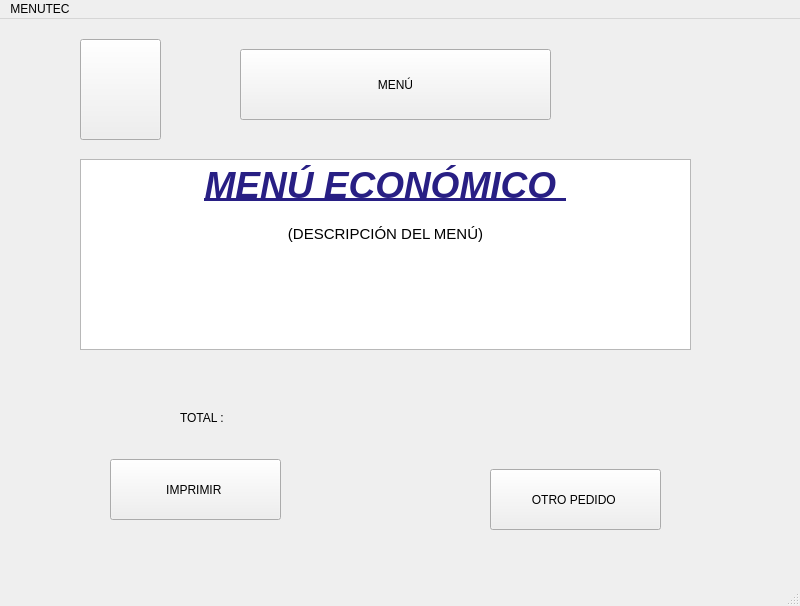
<?xml version="1.0" encoding="UTF-8"?>
<ui version="4.0">
 <class>terceraWindow</class>
 <widget class="QMainWindow" name="terceraWindow">
  <property name="geometry">
   <rect>
    <x>0</x>
    <y>0</y>
    <width>800</width>
    <height>606</height>
   </rect>
  </property>
  <property name="windowTitle">
   <string>MainWindow</string>
  </property>
  <widget class="QWidget" name="centralwidget">
   <widget class="QPushButton" name="pushButton">
    <property name="geometry">
     <rect>
      <x>240</x>
      <y>30</y>
      <width>311</width>
      <height>71</height>
     </rect>
    </property>
    <property name="text">
     <string>MENÚ</string>
    </property>
    <property name="icon">
     <iconset>
      <normaloff>../../.designer/backup/UTEC.png</normaloff>../../.designer/backup/UTEC.png</iconset>
    </property>
   </widget>
   <widget class="QPushButton" name="pushButton_2">
    <property name="geometry">
     <rect>
      <x>80</x>
      <y>20</y>
      <width>81</width>
      <height>101</height>
     </rect>
    </property>
    <property name="text">
     <string/>
    </property>
    <property name="icon">
     <iconset>
      <normaloff>../../.designer/backup/flecha-hacia-la-izquierda-antes-de-icono-4330-128.png</normaloff>../../.designer/backup/flecha-hacia-la-izquierda-antes-de-icono-4330-128.png</iconset>
    </property>
    <property name="iconSize">
     <size>
      <width>100</width>
      <height>100</height>
     </size>
    </property>
   </widget>
   <widget class="QTextEdit" name="textEdit">
    <property name="geometry">
     <rect>
      <x>80</x>
      <y>140</y>
      <width>611</width>
      <height>191</height>
     </rect>
    </property>
    <property name="html">
     <string>&lt;!DOCTYPE HTML PUBLIC &quot;-//W3C//DTD HTML 4.0//EN&quot; &quot;http://www.w3.org/TR/REC-html40/strict.dtd&quot;&gt;
&lt;html&gt;&lt;head&gt;&lt;meta name=&quot;qrichtext&quot; content=&quot;1&quot; /&gt;&lt;style type=&quot;text/css&quot;&gt;
p, li { white-space: pre-wrap; }
&lt;/style&gt;&lt;/head&gt;&lt;body style=&quot; font-family:'Ubuntu'; font-size:11pt; font-weight:400; font-style:normal;&quot;&gt;
&lt;p align=&quot;center&quot; style=&quot; margin-top:0px; margin-bottom:0px; margin-left:0px; margin-right:0px; -qt-block-indent:0; text-indent:0px;&quot;&gt;&lt;span style=&quot; font-size:28pt; font-weight:600; font-style:italic; text-decoration: underline; color:#281f84;&quot;&gt;MENÚ ECONÓMICO &lt;/span&gt;&lt;/p&gt;
&lt;p align=&quot;center&quot; style=&quot;-qt-paragraph-type:empty; margin-top:0px; margin-bottom:0px; margin-left:0px; margin-right:0px; -qt-block-indent:0; text-indent:0px; font-weight:600; font-style:italic; text-decoration: underline;&quot;&gt;&lt;br /&gt;&lt;/p&gt;
&lt;p align=&quot;center&quot; style=&quot; margin-top:0px; margin-bottom:0px; margin-left:0px; margin-right:0px; -qt-block-indent:0; text-indent:0px;&quot;&gt;(DESCRIPCIÓN DEL MENÚ)&lt;/p&gt;&lt;/body&gt;&lt;/html&gt;</string>
    </property>
   </widget>
   <widget class="QPushButton" name="pushButton_3">
    <property name="geometry">
     <rect>
      <x>110</x>
      <y>440</y>
      <width>171</width>
      <height>61</height>
     </rect>
    </property>
    <property name="text">
     <string>IMPRIMIR </string>
    </property>
   </widget>
   <widget class="QPushButton" name="pushButton_4">
    <property name="geometry">
     <rect>
      <x>490</x>
      <y>450</y>
      <width>171</width>
      <height>61</height>
     </rect>
    </property>
    <property name="text">
     <string>OTRO PEDIDO </string>
    </property>
   </widget>
   <widget class="QLabel" name="label">
    <property name="geometry">
     <rect>
      <x>180</x>
      <y>390</y>
      <width>68</width>
      <height>17</height>
     </rect>
    </property>
    <property name="text">
     <string>TOTAL : </string>
    </property>
   </widget>
  </widget>
  <widget class="QMenuBar" name="menubar">
   <property name="geometry">
    <rect>
     <x>0</x>
     <y>0</y>
     <width>800</width>
     <height>25</height>
    </rect>
   </property>
   <widget class="QMenu" name="menuMENUTEC">
    <property name="title">
     <string>MENUTEC</string>
    </property>
   </widget>
   <addaction name="menuMENUTEC"/>
  </widget>
  <widget class="QStatusBar" name="statusbar"/>
 </widget>
 <resources/>
 <connections/>
</ui>
